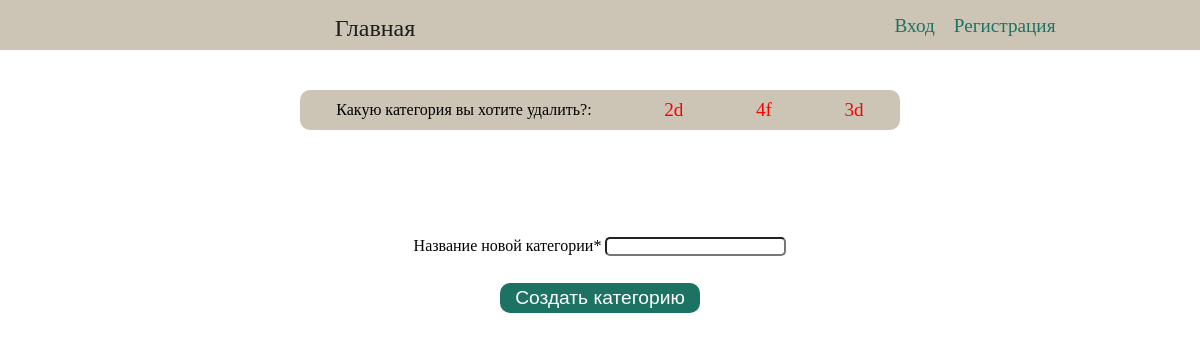
Before: /portal/changeCategory/ with the older database file.
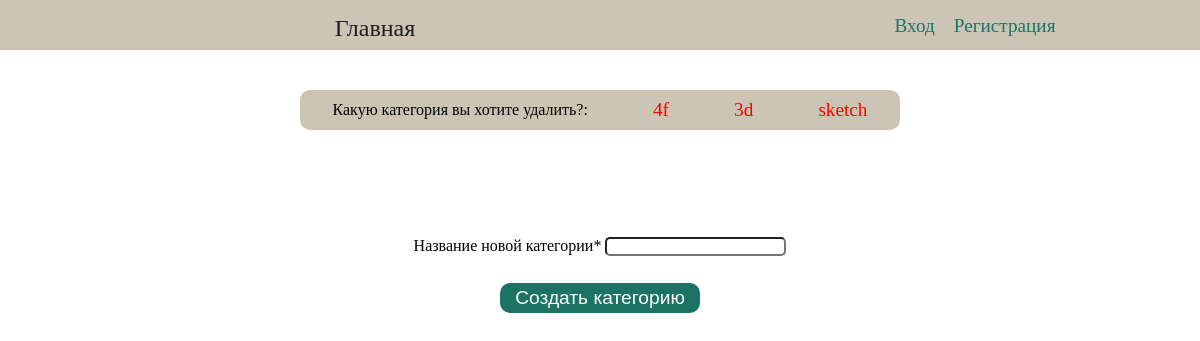
After: the same page with the newer database file.
### portal/models.py (models this page shows)
class Category(models.Model):
    type = models.CharField(max_length=30, unique=True)
    def __str__(self):
        return self.type

### portal/views.py (the view)
def change_category(request):
    if request.method == 'POST':
        form = CreateCategoryForm(request.POST)
        if form.is_valid():
            new_Category = form.save(commit=False)
            new_Category.save()
            return render(request, 'staff_project_managment/create_category_success.html', {})
    else:
        form = CreateCategoryForm()
    categories = Category.objects.all()
    return render(request, 'staff_project_managment/change_category.html', {'form': form, 'categories': categories})

### portal/forms.py
class CreateCategoryForm(forms.ModelForm):
    type = forms.CharField(label='Название новой категории', widget=forms.TextInput, required=True)
    class Meta:
        model = Category
        fields = ('type',)

### portal/templates/staff_project_managment/change_category.html (shortened to what this page needs)
{% extends 'base_gineric.html' %}
{% load crispy_forms_tags %}
{% block content %}
    <div id="categories_div">
        <p>Какую категория вы хотите удалить?:</p>
        {% for category in categories %}
            <a href="{% url 'category_delete' category %}">{{category}}</a>
        {% endfor %}
    </div>
    <form action="." method="post" id="change_form" enctype="multipart/form-data" novalidate>
        {{ form|crispy }}
        <p><input type="submit" value="Создать категорию"></p>
    </form>
{% endblock %}

Changed rows visible on the page:
removed Category: type "2d"
added Category: type "sketch"
